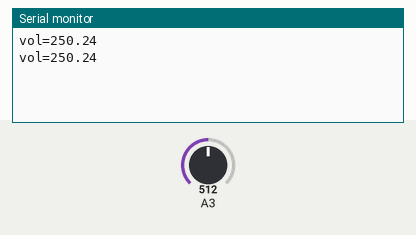
A sketch run on a simulated Arduino Uno, built with avr-gcc and run on an emulated ATmega328P. On the bench: the last lines printed to the serial monitor. The inputs (shaded band) are chosen by the test bench; at power-on: A3 = 512.

Above: at 2.8 s.
2.9 s: A3 set to 716
At 4.5 s:
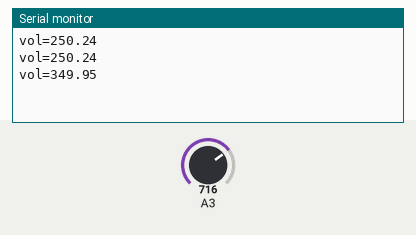
5.6 s: A3 set to 900
At 7.3 s:
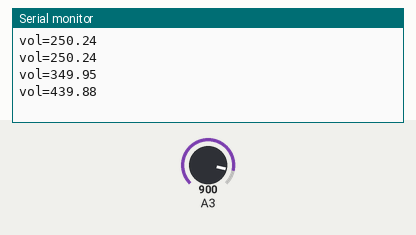
Timing chart, 0 to 8.8 s (numbered marks = the images above; inputs shaded):
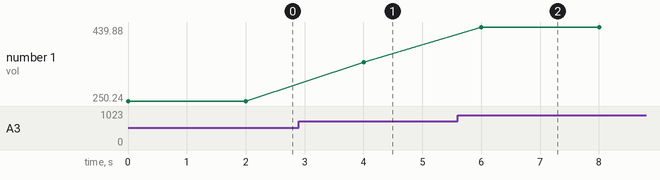

Measured:
- after the input at 2.9 s, the serial monitor: prints a new line after 1.1 s (image 1)
- after the input at 5.6 s, the serial monitor: prints a new line after 0.40 s (image 2)
- plotted number 1: 250.24 → 349.95 after the input at 2.9 s, 349.95 → 439.88 after the input at 5.6 s

The sketch:

temperature.ino
```cpp
void setup() {

  Serial.begin(9600);
}

void loop() {

  int n = analogRead(A3);

  float vol = n * (5.0 / 1023.0*100);
  Serial.  print("vol=");
  Serial.  println(vol);
  delay(2000);
}
```
